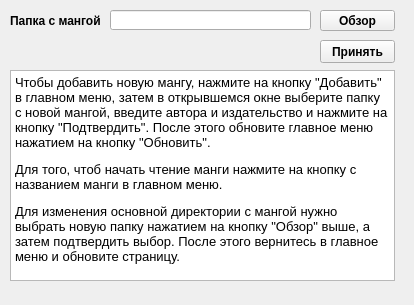
<?xml version="1.0" encoding="UTF-8"?>
<ui version="4.0">
 <class>DetailsForm</class>
 <widget class="QWidget" name="DetailsForm">
  <property name="geometry">
   <rect>
    <x>0</x>
    <y>0</y>
    <width>414</width>
    <height>305</height>
   </rect>
  </property>
  <property name="windowTitle">
   <string>Справка и настройки</string>
  </property>
  <widget class="QPushButton" name="pushButton">
   <property name="geometry">
    <rect>
     <x>320</x>
     <y>10</y>
     <width>75</width>
     <height>21</height>
    </rect>
   </property>
   <property name="font">
    <font>
     <weight>75</weight>
     <bold>true</bold>
    </font>
   </property>
   <property name="text">
    <string>Обзор</string>
   </property>
  </widget>
  <widget class="QLabel" name="label">
   <property name="geometry">
    <rect>
     <x>10</x>
     <y>10</y>
     <width>91</width>
     <height>21</height>
    </rect>
   </property>
   <property name="font">
    <font>
     <weight>75</weight>
     <bold>true</bold>
    </font>
   </property>
   <property name="text">
    <string>Папка с мангой</string>
   </property>
  </widget>
  <widget class="QLineEdit" name="lineEdit">
   <property name="geometry">
    <rect>
     <x>110</x>
     <y>10</y>
     <width>201</width>
     <height>20</height>
    </rect>
   </property>
  </widget>
  <widget class="QPushButton" name="pushButton_2">
   <property name="geometry">
    <rect>
     <x>320</x>
     <y>40</y>
     <width>75</width>
     <height>23</height>
    </rect>
   </property>
   <property name="font">
    <font>
     <weight>75</weight>
     <bold>true</bold>
    </font>
   </property>
   <property name="text">
    <string>Принять</string>
   </property>
  </widget>
  <widget class="QTextBrowser" name="textBrowser">
   <property name="geometry">
    <rect>
     <x>10</x>
     <y>70</y>
     <width>385</width>
     <height>211</height>
    </rect>
   </property>
   <property name="html">
    <string>&lt;!DOCTYPE HTML PUBLIC &quot;-//W3C//DTD HTML 4.0//EN&quot; &quot;http://www.w3.org/TR/REC-html40/strict.dtd&quot;&gt;
&lt;html&gt;&lt;head&gt;&lt;meta name=&quot;qrichtext&quot; content=&quot;1&quot; /&gt;&lt;style type=&quot;text/css&quot;&gt;
p, li { white-space: pre-wrap; }
&lt;/style&gt;&lt;/head&gt;&lt;body style=&quot; font-family:'MS Shell Dlg 2'; font-size:8.25pt; font-weight:400; font-style:normal;&quot;&gt;
&lt;p style=&quot; margin-top:0px; margin-bottom:0px; margin-left:0px; margin-right:0px; -qt-block-indent:0; text-indent:0px;&quot;&gt;&lt;span style=&quot; font-family:'MS Shell Dlg 2'; font-size:10pt;&quot;&gt;Чтобы добавить новую мангу, нажмите на кнопку &amp;quot;Добавить&amp;quot; в главном меню, затем в открывшемся окне выберите папку с новой мангой, введите автора и издательство и нажмите на кнопку &amp;quot;Подтвердить&amp;quot;. После этого обновите главное меню нажатием на кнопку &amp;quot;Обновить&amp;quot;.&lt;/span&gt;&lt;/p&gt;
&lt;p style=&quot; margin-top:12px; margin-bottom:12px; margin-left:0px; margin-right:0px; -qt-block-indent:0; text-indent:0px;&quot;&gt;&lt;span style=&quot; font-family:'MS Shell Dlg 2'; font-size:10pt;&quot;&gt;Для того, чтоб начать чтение манги нажмите на кнопку с названием манги в главном меню.&lt;/span&gt;&lt;/p&gt;
&lt;p style=&quot; margin-top:12px; margin-bottom:12px; margin-left:0px; margin-right:0px; -qt-block-indent:0; text-indent:0px;&quot;&gt;&lt;span style=&quot; font-family:'MS Shell Dlg 2'; font-size:10pt;&quot;&gt;Для изменения основной директории с мангой нужно выбрать новую папку нажатием на кнопку &amp;quot;Обзор&amp;quot; выше, а затем подтвердить выбор. После этого вернитесь в главное меню и обновите страницу.&lt;/span&gt;&lt;/p&gt;&lt;/body&gt;&lt;/html&gt;</string>
   </property>
  </widget>
 </widget>
 <resources/>
 <connections/>
</ui>
